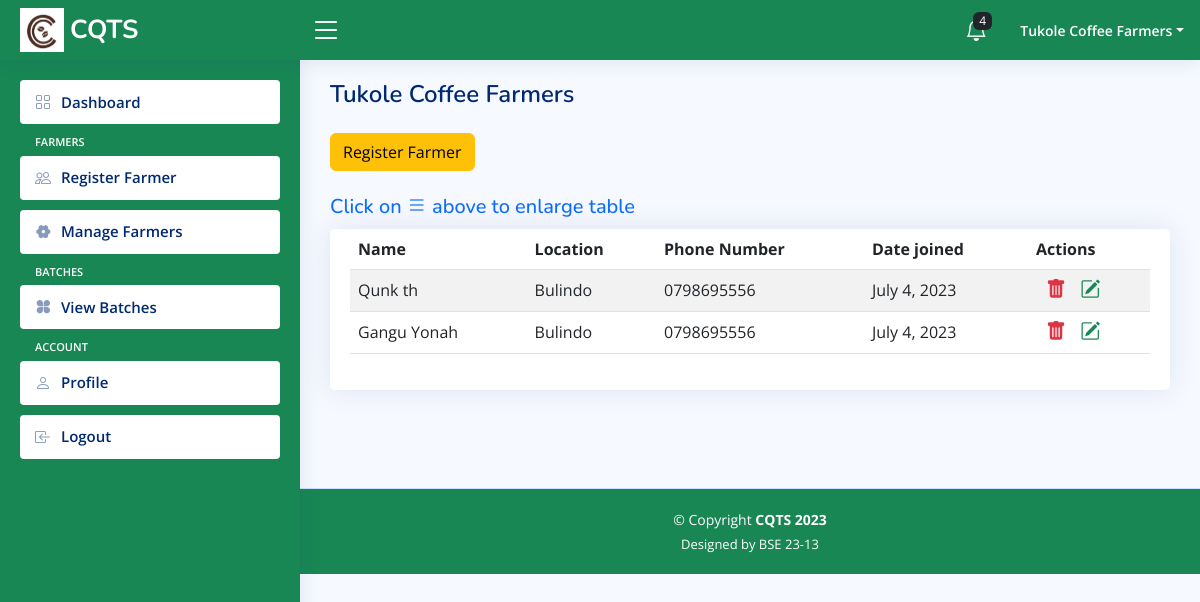
The page /cooperative-manage-farmers (signed in) on the database as committed earlier.
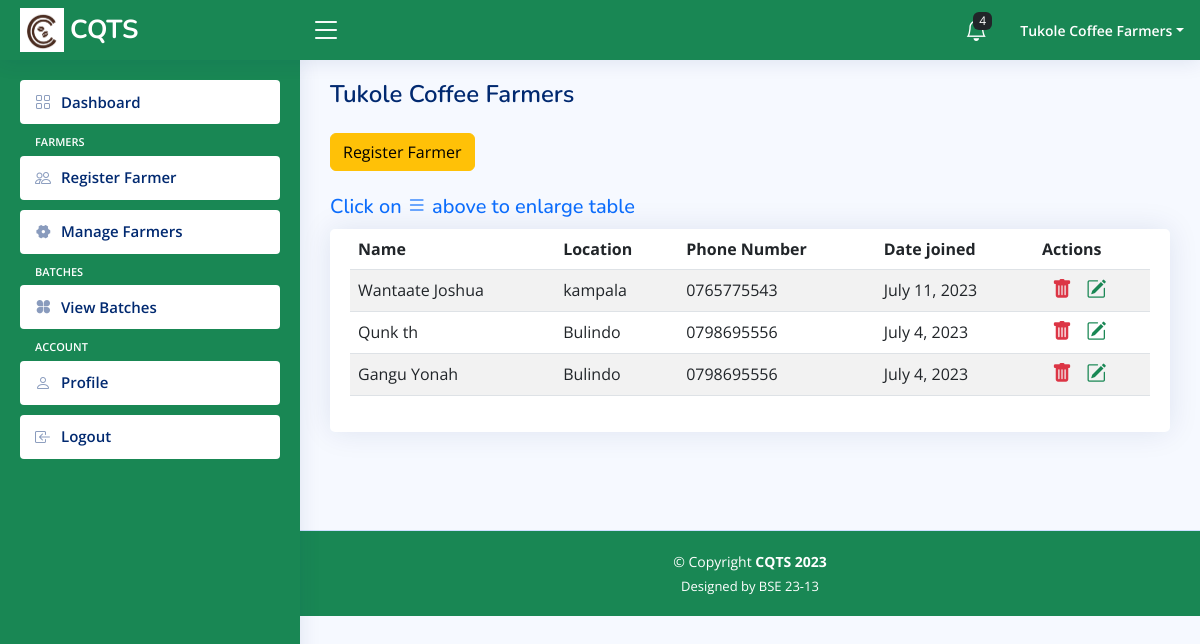
The same page on the database as committed later.
### base/models.py (models this page shows, shortened)
class Farmer(models.Model):
    name = models.CharField(max_length=200, null=False)
    phone = models.CharField(max_length=200, null=False)
    location = models.CharField(max_length=200, null=True)
    operation_scale = models.CharField(max_length=200, null=True, blank=True)
    cooperative = models.ForeignKey(User, on_delete=models.CASCADE, limit_choices_to={'group__name': 'Cooperative'}, related_name='cooperative_farmers'
                                    )
    created_at = models.DateTimeField(auto_now_add=True)
    updated_at = models.DateTimeField(auto_now=True)
    class Meta:
        ordering = ('-updated_at', '-created_at')

### base/views.py (the view)
# urls.py: path('cooperative-manage-farmers', views.cooperativeFarmersView, name='cooperative-manage-farmers'),
@login_required(login_url='cooperative-login')
def cooperativeFarmersView(request):
    farmers = Farmer.objects.filter(cooperative=request.user)
    context = {'farmers': farmers}
    return render(request, 'base/cooperative/cooperative-manage-farmers.html', context)

### base/templates/base/cooperative/cooperative-manage-farmers.html (shortened to what this page needs)
{% extends 'cooperative-main.html' %}
{% block content %}
<main id="main" class="main">
    {% load static %}
    <div class="pagetitle">
        <h1>{{request.user.name}}</h1>
        <br>
        <a href="{% url 'cooperative-farmer-registration' %}" class="btn btn-warning">Register Farmer</a>
        <br>
        <br>
        <h5 class="text-primary inform-expand" id="inform-expand">Click on <i class="bi bi-list"></i> above to enlarge
            table</h5>
    </div>
    <section class="section">
        <div class="row">
            <div class="col-lg-12">
                <div class="card">
                    <div class="card-body">
                        <table class="table datatable table-striped">
                            <thead>
                                <tr>
                                    <th scope="col">Name</th>
                                    <th scope="col">Location</th>
                                    <th scope="col">Phone Number</th>
                                    <th scope="col">Date joined</th>
                                    <th scope="col">Actions</th>
                                </tr>
                            </thead>
                            <tbody>
                                {% for farmer in farmers %}
                                <tr>
                                    <td scope="row"> {{ farmer.name }} </td>
                                    <td> {{ farmer.location }} </td>
                                    <td> {{ farmer.phone }} </td>
                                    <td>{{ farmer.created_at.date }}</td>
                                    <td>
                                        <a href="{% url 'cooperative-delete-farmer' farmer.id %}" title="Delete" class="h5 text-danger"><i
                                                class="bi bi-trash-fill"></i></a>
                                        <a href="{% url 'cooperative-update-farmer' farmer.id %}" title="Edit" class="h5 text-success"><i
                                                class="bi bi-pencil-square"></i></a>
                                    </td>
                                </tr>
                                {% endfor %}
                            </tbody>
                        </table>
                    </div>
                </div>
            </div>
        </div>
    </section>
</main>
{% endblock %}

Rows that differ between the two databases and show on the page:
added Farmer: name "Wantaate Joshua", location "kampala", phone "0765775543", created_at "July 11, 2023"
